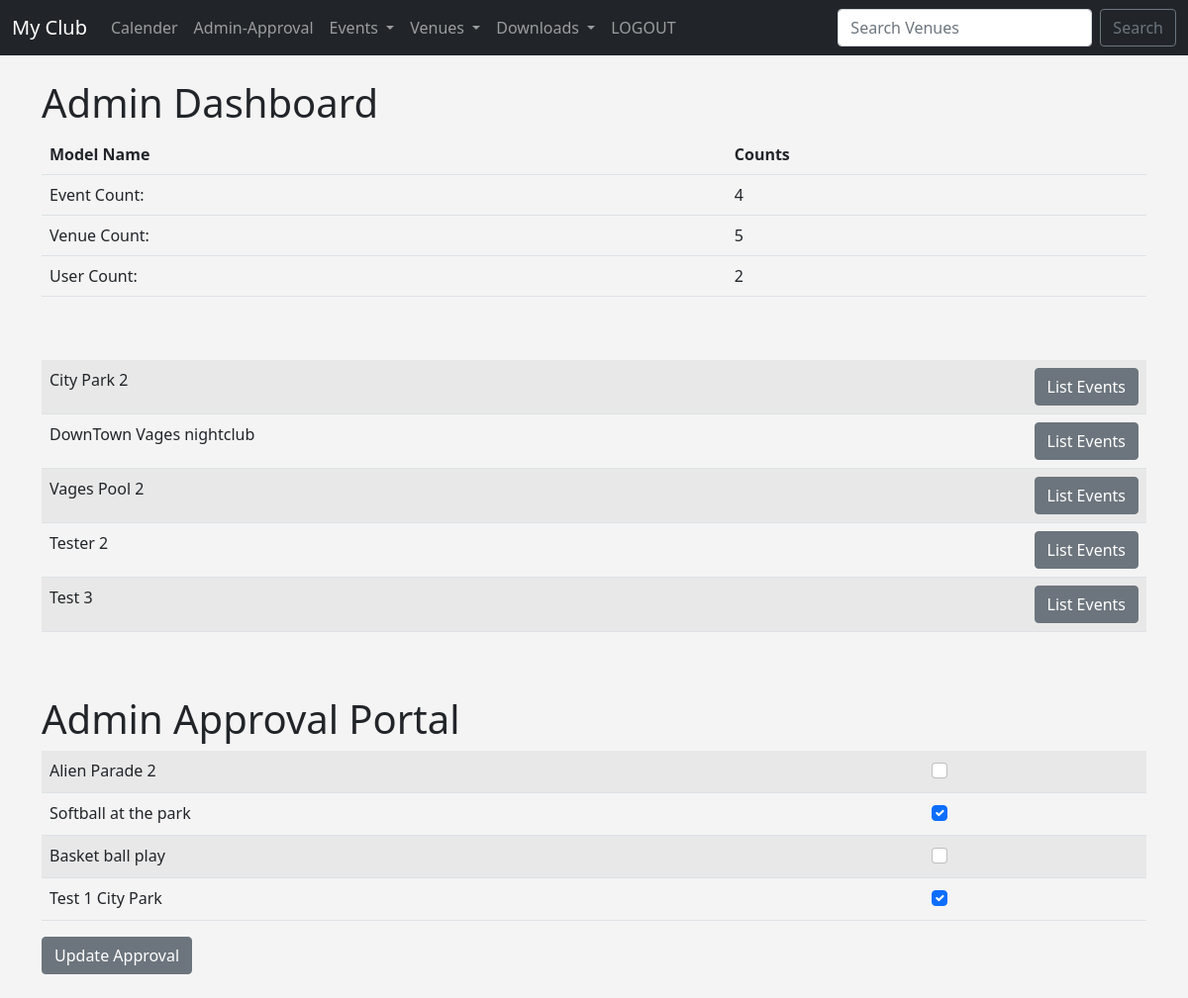
Screenshot of /admin_approval (signed in) with the database file from the repository.
### events/models.py (models this page shows, shortened)
class Vanue(models.Model):
    name = models.CharField(max_length=300)
    address = models.CharField(max_length=120)
    zip_code = models.CharField(max_length=20)
    phone = models.CharField(max_length=12,blank=True)
    web = models.URLField('Website Address',blank=True)
    email_address = models.EmailField('Email Address',blank=True)
    vanue_image = models.ImageField(null=True,blank=True,upload_to="images/")
    owner = models.IntegerField("Venue Owner",blank=False,default=1)
    def __str__(self):
        return self.name

class Event(models.Model):
    name = models.CharField('Event Name',max_length=120)
    event_date = models.DateTimeField('Event Date')
    vanue = models.ForeignKey(Vanue,blank=True,null=True,on_delete = models.CASCADE)
    manager = models.ForeignKey(User,blank=True,null=True,on_delete=models.SET_NULL)
    description = models.TextField(blank=True)
    attendees = models.ManyToManyField(MyClubUser,blank=True)
    approved = models.BooleanField("Approved",default=False)
    def __str__(self):
        return self.name

### events/views.py (the view)
# urls.py: path('admin_approval',views.admin_approval,name='admin_approval'),
def admin_approval(request):
    venue_list = Vanue.objects.all()
    event_count= Event.objects.all().count()
    venue_count= Vanue.objects.all().count()
    user_count= MyClubUser.objects.all().count()
    admin_approval_list = Event.objects.all()
    if request.user.is_superuser:
     if request.method == "POST":
        id_list = request.POST.getlist("boxes")
        admin_approval_list.update(approved=False)
        for x in id_list:
            Event.objects.filter(pk=int(x)).update(approved=True)
        return redirect('list_events')
     else:
        return render(request, 'events/admin_approval.html', {'admin_approval_list': admin_approval_list,
                                                              'event_count':event_count,'venue_count':venue_count,'user_count':user_count,
                                                              'venue_list':venue_list})

### templates/events/admin_approval.html (shortened to what this page needs)
{% extends 'events/base.html' %}
{% block content %}
{% if user.is_authenticated %}
<h1>Admin Dashboard</h1>
<form action="" method=POST>
    <table class="table tabel-border">
        <tr>
        <th>Model Name</th>
        <th>Counts</th>
        </tr>
        <tr>
            <td>Event Count:</td>
            <td>{{event_count}}</td>
        </tr>
        <tr>
            <td>Venue Count:</td>
            <td>{{venue_count}}</td>
        </tr>
           <tr>
               <td>User Count:</td>
               <td>{{user_count}}</td>
        </tr>
    </table>
    <br/><br/>
    <table class="table table-striped table-hover table-border">
{% for venue in venue_list %}
<tr>
             <td>
               {{ venue }}
            </td>
            <td align="right">
                <button class="btn btn-secondary">List Events</button>
            </td>
        </tr>
{% endfor %}
</table>
</form>
    <br/><br/>
   <h1>Admin Approval Portal</h1>
<table class="table table-striped table-hover table-border">
{% for approve in admin_approval_list %}
<tr>
            <td>
               {{ approve }}
            </td>
            <td align="right">
                {% if approve.approved %}
                <div class="form-check">
                    <input class="form-check-input" type="checkbox" checked="checked" value={{approve.id}} name="boxes">
                </div>
                {% else %}
                <div class="form-check">
                    <input class="form-check-input" type="checkbox"  value={{approve.id}} name="boxes">
                </div>
                {% endif %}
            </td>
        </tr>
{% endfor %}
</table>
<button class="btn btn-secondary" type="submit">Update Approval</button>
<br/><br/>
{% endif %}
{% endblock %}

### templates/events/base.html (style rules this page uses)
body { background:#f4f4f4; size:10px; }

### rows the page displays
Vanue: name "City Park 2"
Vanue: name "DownTown Vages nightclub"
Vanue: name "Vages Pool 2"
Vanue: name "Tester 2"
Vanue: name "Test 3"
Event: name "Alien Parade 2"
Event: name "Softball at the park"
Event: name "Basket ball play"
Event: name "Test 1 City Park"

### other values shown
{{ event_count }} "4"
{{ venue_count }} "5"
{{ user_count }} "2"
